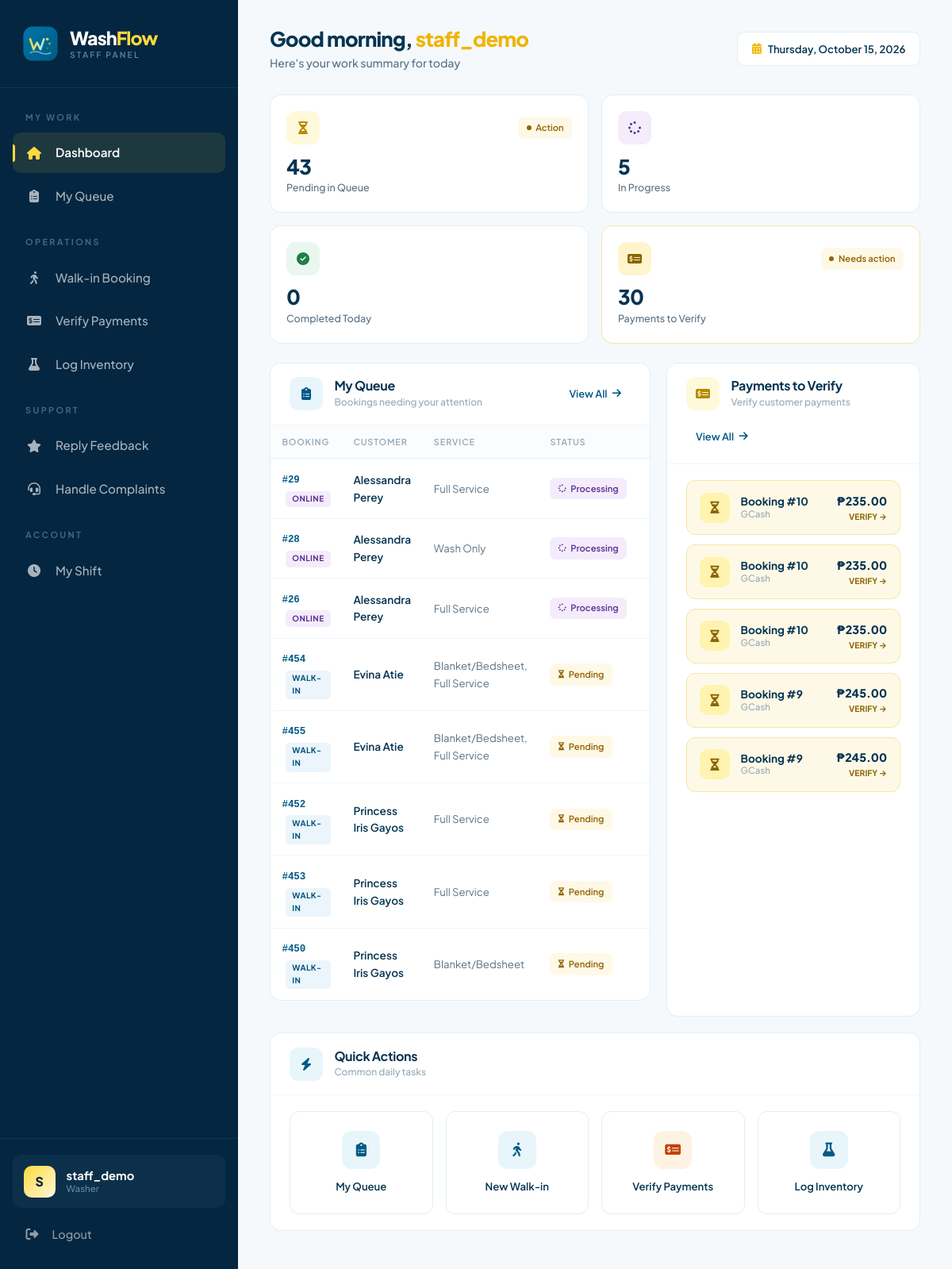
The app's page /staff_dashboard.php (signed in) with its own data.
### tables this page shows
CREATE TABLE `booking_online` (
  `id` int(11) NOT NULL,
  `customer_id` int(11) NOT NULL,
  `admin_id` int(11) DEFAULT NULL,
  `schedule_id` int(11) DEFAULT NULL,
  `customer_name` varchar(100) NOT NULL,
  `contact_number` varchar(20) NOT NULL,
  `address` text NOT NULL,
  `delivery_option` varchar(50) NOT NULL,
  `dropoff_date` date NOT NULL,
  `dropoff_time` varchar(50) NOT NULL,
  `special_instructions` text DEFAULT NULL,
  `addons` text DEFAULT NULL,
  `service` varchar(255) NOT NULL,
  `timestamp` timestamp NOT NULL DEFAULT current_timestamp(),
  `status` enum('Pending','Processing','Ready','Completed','Cancelled') NOT NULL DEFAULT 'Pending',
  `completed_at` datetime DEFAULT NULL,
  `total_amount` decimal(10,2) DEFAULT 0.00,
  `discount` decimal(10,2) DEFAULT 0.00,
  `payment_status` enum('Unpaid','Partially Paid','Paid') DEFAULT 'Unpaid'
);

CREATE TABLE `payments_online` (
  `payment_id` int(11) NOT NULL,
  `booking_id` int(11) NOT NULL,
  `amount` decimal(10,2) NOT NULL,
  `payment_method` enum('Cash','GCash') NOT NULL,
  `payment_status` enum('Pending','Paid','Failed','Refunded') NOT NULL DEFAULT 'Pending',
  `reference_number` varchar(50) DEFAULT NULL,
  `payment_date` timestamp NOT NULL DEFAULT current_timestamp(),
  `payment_proof` varchar(255) DEFAULT NULL,
  `notes` text DEFAULT NULL
);

### staff_dashboard.php (the view, shortened to what the rows shown need)
<?php
require_once 'db_connect.php';
require_once 'functions.php';
$staff_name    = $_SESSION['staff_name'] ?? $_SESSION['staff_username'] ?? 'Staff';
function staff_status_badge($status) {
    $s = strtolower(trim((string)$status));
    switch ($s) {
        case 'pending':     return ['label' => 'Pending',     'color' => '#946200', 'bg' => '#FEF9E7', 'icon' => 'fa-hourglass-half'];
        case 'processing':  return ['label' => 'Processing',  'color' => '#5B2E91', 'bg' => '#F4ECFB', 'icon' => 'fa-spinner'];
    }
}
$has_payments = false;
if ($res = $conn->query("SHOW TABLES LIKE 'payments_online'")) {
    $has_payments = ($res->num_rows > 0);
}
$recent = [];
try {
    $q = $conn->query("
        SELECT
            b.Booking_ID AS id,
            'walkin' AS source,
            b.service,
            b.status,
            b.total_amount,
            b.booking_date AS date_col,
            CONCAT(COALESCE(c.first_name,''), ' ', COALESCE(c.last_name,'')) AS customer_name,
            c.contact_number
        FROM booking b
        LEFT JOIN customer_info c ON c.Customer_ID = b.Customer_ID
        WHERE b.status IN ('Pending','Confirmed','In Progress')
        GROUP BY b.Booking_ID
        ORDER BY b.booking_date DESC
        LIMIT 5
    ");
    if ($q) {
        while ($r = $q->fetch_assoc()) $recent[] = $r;
    }
    $q = $conn->query("
        SELECT
            b.id AS id,
            'online' AS source,
            b.service,
            b.status,
            b.total_amount,
            b.timestamp AS date_col,
            b.customer_name,
            b.contact_number
        FROM booking_online b
        WHERE b.status IN ('Pending','Processing','Ready')
           OR b.status = '' OR b.status IS NULL
        ORDER BY b.timestamp DESC
        LIMIT 5
    ");
    if ($q) {
        while ($r = $q->fetch_assoc()) $recent[] = $r;
    }
    usort($recent, function($a, $b) {
        return strtotime($b['date_col']) - strtotime($a['date_col']);
    });
    $recent = array_slice($recent, 0, 8);
} catch (Exception $ex) {
    if (class_exists('Logger')) Logger::error('Recent failed', ['error' => $ex->getMessage()]);
}
$pending_payments = [];
if ($has_payments) {
    try {
        $q = $conn->query("
            SELECT
                p.payment_id,
                p.booking_id,
                p.amount,
                p.payment_method,
                p.reference_number,
                p.payment_date,
                b.customer_name,
                b.service
            FROM payments_online p
            LEFT JOIN booking_online b ON b.id = p.booking_id
            WHERE LOWER(p.payment_status) IN ('pending','pending_verification')
            ORDER BY p.payment_date DESC
            LIMIT 5
        ");
        if ($q) $pending_payments = $q->fetch_all(MYSQLI_ASSOC);
    } catch (Exception $ex) {
        if (class_exists('Logger')) Logger::error('Pending payments failed', ['error' => $ex->getMessage()]);
    }
}
$hour = (int)date('H');
if ($hour < 12)      $greeting = 'Good morning';
elseif ($hour < 18)  $greeting = 'Good afternoon';
else                 $greeting = 'Good evening';
?>
<!DOCTYPE html>
<html lang="en">
<head>
<link href="https://cdn.jsdelivr.net/npm/bootstrap@5.3.0/dist/css/bootstrap.min.css" rel="stylesheet">
<link href="https://cdnjs.cloudflare.com/ajax/libs/font-awesome/6.4.0/css/all.min.css" rel="stylesheet">
</head>
<body>
<div class="wf-layout">
    <main class="wf-main">
        <div class="wf-topbar">
            <div class="wf-topbar-greeting">
                <h1><?= e($greeting) ?>, <span class="accent"><?= e(explode(' ', $staff_name)[0]) ?></span></h1>
            </div>
        </div>
        <div class="wf-grid-2">
            <div class="wf-card">
                <?php if (empty($recent)): ?>
                    <div class="wf-empty-mini">
                        <i class="fas fa-check-circle"></i>
                        <p>No pending items in your queue. Great job! 🎉</p>
                    </div>
                <?php else: ?>
                <div class="wf-table-wrap">
                    <table class="wf-table">
                        <thead>
                            <tr>
                                <th>Booking</th>
                                <th>Customer</th>
                                <th>Service</th>
                                <th>Status</th>
                                <th style="text-align:right;">Action</th>
                            </tr>
                        </thead>
                        <tbody>
                            <?php foreach ($recent as $r):
                                $b = staff_status_badge($r['status'] ?: 'Pending');
                                $is_walkin = ($r['source'] === 'walkin');
                                $customer_name = trim($r['customer_name'] ?: '');
                            ?>
                            <tr>
                                <td>
                                    <span class="wf-booking-id">#<?= e($r['id']) ?></span>
                                    <span class="wf-source-tag <?= $is_walkin ? 'walkin' : 'online' ?>">
                                        <?= $is_walkin ? 'Walk-in' : 'Online' ?>
                                    </span>
                                </td>
                                <td><span class="wf-customer"><?= e($customer_name) ?></span></td>
                                <td><span class="wf-service"><?= e($r['service'] ?: '-') ?></span></td>
                                <td>
                                    <span class="wf-badge" style="color:<?= $b['color'] ?>;background:<?= $b['bg'] ?>;">
                                        <i class="fas <?= $b['icon'] ?>" style="font-size:0.62rem;"></i>
                                        <?= e($b['label']) ?>
                                    </span>
                                </td>
                                <td style="text-align:right;">
                                </td>
                            </tr>
                            <?php endforeach; ?>
                        </tbody>
                    </table>
                </div>
                <?php endif; ?>
            </div>
            <div class="wf-card">
                <?php if (empty($pending_payments)): ?>
                    <div class="wf-empty-mini">
                        <i class="fas fa-check-circle"></i>
                        <p>No pending payments. All clear! 🎉</p>
                    </div>
                <?php else: ?>
                <div class="wf-card-body">
                    <div style="display:flex;flex-direction:column;gap:0.75rem;">
                        <?php foreach ($pending_payments as $p): ?>
                        <a href="booking_management.php?tab=online&payment=verify&id=<?= (int)$p['payment_id'] ?>"
                           style="display:flex;align-items:center;gap:0.85rem;padding:0.85rem 1rem;background:#FEF9E7;border:1px solid #F5E6A8;border-radius:11px;text-decoration:none;transition:all 0.15s;"
                           onmouseover="this.style.background='#FCEFC4';this.style.transform='translateY(-1px)';"
                           onmouseout="this.style.background='#FEF9E7';this.style.transform='translateY(0)';">
                            <div style="width:38px;height:38px;border-radius:10px;background:#FFF3B0;color:#8A6400;display:flex;align-items:center;justify-content:center;font-size:0.95rem;flex-shrink:0;">
                                <i class="fas fa-hourglass-half"></i>
                            </div>
                            <div style="flex:1;min-width:0;line-height:1.3;">
                                <div style="font-weight:700;color:var(--dark-blue);font-size:0.85rem;">
                                    Booking #<?= e($p['booking_id']) ?>
                                </div>
                                <div style="font-size:0.72rem;color:var(--text-muted);font-weight:500;">
                                    <?= e($p['payment_method'] ?: 'Payment') ?>
                                </div>
                            </div>
                            <div style="text-align:right;flex-shrink:0;">
                                <div style="font-weight:800;color:var(--dark-blue);font-size:0.9rem;">
                                    ₱<?= number_format((float)$p['amount'], 2) ?>
                                </div>
                                <div style="font-size:0.65rem;color:#8A6400;font-weight:700;">
                                    VERIFY →
                                </div>
                            </div>
                        </a>
                        <?php endforeach; ?>
                    </div>
                </div>
                <?php endif; ?>
            </div>
        </div>
    </main>
</div>
</body>
</html>

### records on screen
booking_online: id "29", shows "ONLINE", customer_name "Alessandra Perey", service "Full Service", status "Processing"
booking_online: id "28", shows "ONLINE", customer_name "Alessandra Perey", service "Wash Only", status "Processing"
booking_online: id "26", shows "ONLINE", customer_name "Alessandra Perey", service "Full Service", status "Processing"
payments_online: booking "10", payment_method "GCash", amount "235.00"
payments_online: booking "10", payment_method "GCash", amount "235.00"
payments_online: booking "10", payment_method "GCash", amount "235.00"
payments_online: booking "9", payment_method "GCash", amount "245.00"
payments_online: booking "9", payment_method "GCash", amount "245.00"

### other values on screen
$staff_initial "S"
$staff_name "staff_demo"
$my_role['label'] "Washer"
$greeting "Good morning"
explode(' ', $staff_name)[0] "staff_demo"
$stats['walkin_pending'] + $stats['online_pending'] "43"
$stats['walkin_progress'] + $stats['online_processing'] "5"
$stats['completed_today'] "0"
$stats['pay_pending'] "30"
$r['id'] "454"
$customer_name "Evina Atie"
$r['service'] ?: '-' "Blanket/Bedsheet, Full Service"
$b['label'] "Pending"
$r['id'] "455"
$r['id'] "452"
